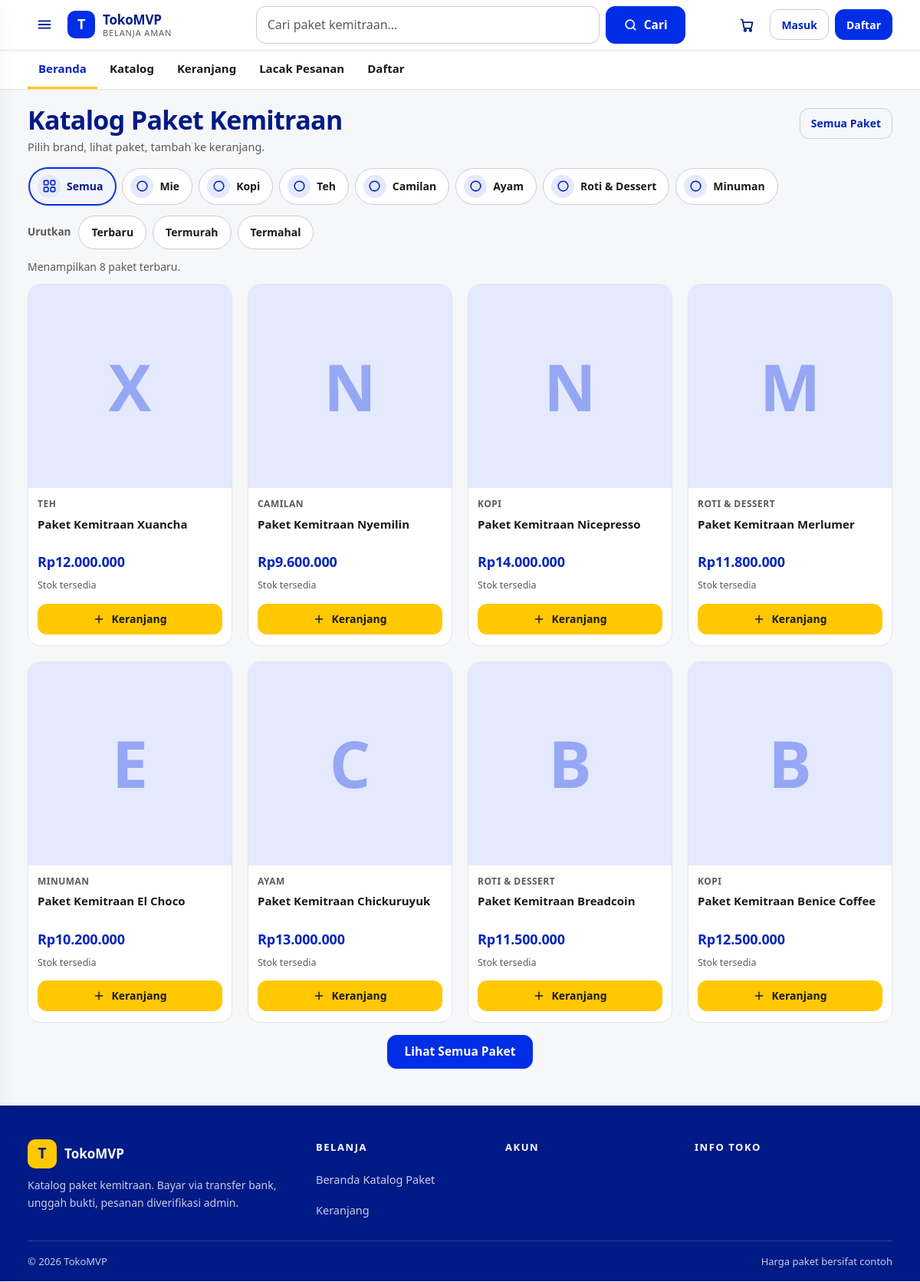
The page / on the database its author committed.
### tables this page shows
CREATE TABLE categories (
  id INT UNSIGNED AUTO_INCREMENT PRIMARY KEY,
  name VARCHAR(120) NOT NULL,
  slug VARCHAR(150) NOT NULL,
  parent_id INT UNSIGNED NULL,
  created_at DATETIME NOT NULL DEFAULT CURRENT_TIMESTAMP,
  UNIQUE KEY uq_cat_slug (slug),
  CONSTRAINT fk_cat_parent FOREIGN KEY (parent_id) REFERENCES categories(id) ON DELETE SET NULL
);

CREATE TABLE products (
  id INT UNSIGNED AUTO_INCREMENT PRIMARY KEY,
  category_id INT UNSIGNED NULL,
  name VARCHAR(200) NOT NULL,
  slug VARCHAR(220) NOT NULL,
  sku VARCHAR(80) NOT NULL,
  description TEXT NULL,
  price INT UNSIGNED NOT NULL DEFAULT 0 COMMENT 'IDR, harga dasar',
  compare_price INT UNSIGNED NULL,
  weight_gram INT UNSIGNED NOT NULL DEFAULT 0,
  status ENUM('draft','published','archived') NOT NULL DEFAULT 'draft',
  created_at DATETIME NOT NULL DEFAULT CURRENT_TIMESTAMP,
  updated_at DATETIME NOT NULL DEFAULT CURRENT_TIMESTAMP ON UPDATE CURRENT_TIMESTAMP,
  UNIQUE KEY uq_products_slug (slug),
  UNIQUE KEY uq_products_sku (sku),
  KEY idx_products_status (status),
  KEY idx_products_cat (category_id),
  FULLTEXT KEY ft_products (name, description),
  CONSTRAINT fk_prod_cat FOREIGN KEY (category_id) REFERENCES categories(id) ON DELETE SET NULL
);

### app/Controllers/StoreController.php (called while the page is built, shortened)
<?php
class StoreController
{
    private array $config;
    public function __construct()
    {
        $this->config = require Database::configPath();
    }
    private function base(string $title, string $desc = ''): array
    {
        return [
            'title' => $title,
            'meta_desc' => $desc ?: 'Belanja produk berkualitas dengan pengiriman ke seluruh Indonesia.',
            'canonical' => $this->config['app']['site_url'] . ($_SERVER['REQUEST_URI'] ?? '/'),
            'user' => Auth::user(),
            'config' => $this->config,
            'flash_success' => \App\Core\Helpers::flash('success'),
            'flash_error' => \App\Core\Helpers::flash('error'),
        ];
    }
    public function home(array $p = []): void
    {
        $latest = Product::list([], 1, 8);
        $cats = Product::categories();
        View::layout('store/home', $this->base('Belanja Online Mudah dan Aman') + [
            'products' => $latest['items'], 'categories' => $cats,
        ]);
    }
}

### public/index.php (called while the page is built, shortened)
<?php
$appRoot = dirname(__DIR__) . '/app';
$configFile = $appRoot . '/Config/config.php';
if (!file_exists($configFile)) {
    $configFile = $appRoot . '/Config/config.example.php';
}
$config = require $configFile;
$debug = !empty($config['app']['debug']);
$logDir = dirname(__DIR__) . '/storage/logs';
$errorLog = $logDir . '/php-errors.log';
spl_autoload_register(function (string $class) use ($appRoot): void {
    $rel = str_replace('\\', '/', substr($class, 4)) . '.php';
    $file = $appRoot . '/' . $rel;
});
$router = new App\Core\Router();
$router->get('/', [StoreController::class, 'home']);
$router->get('/products', [StoreController::class, 'catalog']);
$router->get('/search', [StoreController::class, 'search']);
$router->get('/categories/{slug}', [StoreController::class, 'category']);
$router->get('/products/{slug}', [StoreController::class, 'product']);
$router->get('/sitemap.xml', [StoreController::class, 'sitemap']);
$router->get('/robots.txt', [StoreController::class, 'robots']);
$router->get('/cart', [CartController::class, 'show']);
$router->post('/cart/add', [CartController::class, 'add']);
$router->post('/cart/update', [CartController::class, 'update']);
$router->post('/cart/clear', [CartController::class, 'clear']);
$router->get('/login', [AuthController::class, 'showLogin']);
$router->post('/login', [AuthController::class, 'login']);
$router->get('/login/2fa', [AuthController::class, 'showTwoFa']);
$router->post('/login/2fa', [AuthController::class, 'verifyTwoFa']);
$router->get('/register', [AuthController::class, 'showRegister']);
$router->post('/register', [AuthController::class, 'register']);
$router->post('/logout', [AuthController::class, 'logout']);
$router->get('/forgot-password', [AuthController::class, 'showForgot']);
$router->post('/forgot-password', [AuthController::class, 'forgot']);
$router->get('/reset-password', [AuthController::class, 'showReset']);
$router->post('/reset-password', [AuthController::class, 'reset']);
$router->get('/checkout', [CheckoutController::class, 'show']);
$router->post('/checkout/address', [CheckoutController::class, 'saveAddress']);
$router->post('/checkout/place', [CheckoutController::class, 'place']);
$router->get('/api/destinations', [CheckoutController::class, 'destSearch']);
$router->get('/api/shipping-cost', [CheckoutController::class, 'shipCost']);
$router->post('/api/promo-check', [CheckoutController::class, 'promoCheck']);
$router->get('/orders/{code}/payment', [CheckoutController::class, 'paymentPage']);
$router->post('/orders/{code}/payment/proof', [CheckoutController::class, 'uploadProof']);
$router->get('/proof/{id}', [CheckoutController::class, 'serveProof']);
$router->get('/account/orders', [AccountController::class, 'orders']);
$router->get('/account/orders/{code}', [AccountController::class, 'orderDetail']);
$router->post('/account/orders/{code}/reorder', [AccountController::class, 'reorder']);
$router->post('/account/orders/{code}/cancel', [AccountController::class, 'cancel']);
$router->get('/account/orders/{code}/track', [AccountController::class, 'track']);
$router->get('/account/addresses', [AccountController::class, 'addresses']);
$router->get('/account/profile', [AccountController::class, 'profile']);
$router->post('/account/profile', [AccountController::class, 'updateProfile']);
$router->get('/account/2fa', [AccountController::class, 'twoFa']);
$router->post('/account/2fa/enable', [AccountController::class, 'enableTwoFa']);
$router->post('/account/2fa/disable', [AccountController::class, 'disableTwoFa']);
$router->get('/admin', [AdminController::class, 'dashboard']);
$router->get('/admin/products', [AdminController::class, 'products']);
$router->get('/admin/products/new', [AdminController::class, 'productForm']);
$router->get('/admin/products/{id}/edit', [AdminController::class, 'productForm']);
$router->post('/admin/products/save', [AdminController::class, 'productSave']);
$router->post('/admin/stock/adjust', [AdminController::class, 'adjustStock']);
$router->get('/admin/orders', [AdminController::class, 'orders']);
$router->get('/admin/orders/{code}', [AdminController::class, 'orderDetail']);
$router->post('/admin/orders/{code}/transition', [AdminController::class, 'transition']);
$router->get('/admin/payments', [AdminController::class, 'payments']);
$router->post('/admin/orders/{code}/verify', [AdminController::class, 'verifyPayment']);
$router->get('/admin/banks', [AdminController::class, 'banks']);
$router->post('/admin/banks/save', [AdminController::class, 'bankSave']);
$router->get('/admin/audit-logs', [AdminController::class, 'auditLogs']);
$router->get('/dev/health', [DevController::class, 'health']);
$router->get('/dev/logs', [DevController::class, 'logs']);
$router->get('/dev/jobs', [DevController::class, 'jobs']);
$router->post('/dev/jobs/{id}/retry', [DevController::class, 'retryJob']);
$router->get('/dev/audit-logs', [DevController::class, 'auditLogs']);
try {
    $router->dispatch($_SERVER['REQUEST_METHOD'] ?? 'GET', $_SERVER['REQUEST_URI'] ?? '/');
} catch (Throwable $e) {
    @file_put_contents(
        $errorLog,
        date('Y-m-d H:i:s') . ' [DISPATCH] ' . $e->getMessage() . ' @ ' . $e->getFile() . ':' . $e->getLine() . "\n",
        FILE_APPEND | LOCK_EX
    );
    if (!headers_sent()) {
        http_response_code(500);
    }
    if ($debug) {
        echo '<h1>Error</h1><pre>' . htmlspecialchars($e->getMessage()) . '</pre>';
    } else {
        echo View::render('errors/500', ['title' => 'Terjadi kesalahan']);
    }
}

### app/Core/Database.php (called while the page is built, shortened)
<?php
class Database
{
    private static ?PDO $pdo = null;
    public static function pdo(array $config = []): PDO
    {
        if (self::$pdo !== null) {
            return self::$pdo;
        }
        $cfg = $config ?: require self::configPath();
        $db = $cfg['db'];
        $dsn = sprintf(
            'mysql:host=%s;port=%d;dbname=%s;charset=%s',
            $db['host'],
            (int)($db['port'] ?? 3306),
            $db['name'],
            $db['charset'] ?? 'utf8mb4'
        );
        $pdo = new PDO($dsn, $db['user'], $db['pass'], [
            PDO::ATTR_ERRMODE => PDO::ERRMODE_EXCEPTION,
            PDO::ATTR_DEFAULT_FETCH_MODE => PDO::FETCH_ASSOC,
            PDO::ATTR_EMULATE_PREPARES => false,
        ]);
        self::$pdo = $pdo;
        return $pdo;
    }
    public static function configPath(): string
    {
        $p = dirname(__DIR__) . '/Config/config.php';
        if (!file_exists($p)) {
            $p = dirname(__DIR__) . '/Config/config.example.php';
        }
        return $p;
    }
}

### app/Models/Product.php (called while the page is built, shortened)
<?php
class Product
{
    public static function list(array $filters = [], int $page = 1, int $perPage = 12): array
    {
        $where = ["p.status = 'published'"];
        $params = [];
        $sort = match ($filters['sort'] ?? 'newest') {
            'price_asc' => 'p.price ASC',
            'price_desc' => 'p.price DESC',
            default => 'p.id DESC',
        };
        $w = implode(' AND ', $where);
        $off = ($page - 1) * $perPage;
        $sql = "SELECT p.*, c.name AS category_name, c.slug AS category_slug
                FROM products p LEFT JOIN categories c ON c.id = p.category_id
                WHERE {$w} ORDER BY {$sort} LIMIT :l OFFSET :o";
        $st = Database::pdo()->prepare($sql);
        $st->bindValue(':l', $perPage, PDO::PARAM_INT);
        $st->bindValue(':o', $off, PDO::PARAM_INT);
        $st->execute();
        $items = $st->fetchAll();
        $cst = Database::pdo()->prepare("SELECT COUNT(*) FROM products p LEFT JOIN categories c ON c.id = p.category_id WHERE {$w}");
        $cst->execute();
        return ['items' => $items, 'total' => (int)$cst->fetchColumn()];
    }
    public static function categories(): array
    {
        return Database::pdo()->query('SELECT * FROM categories ORDER BY name')->fetchAll();
    }
}

### app/Core/Helpers.php (called while the page is built, shortened)
<?php
class Helpers
{
    public static function rupiah(int|float $n): string
    {
        return 'Rp' . number_format((float)$n, 0, ',', '.');
    }
}

### app/Views/store/_card.php (the view, shortened to what this page needs)
<?php
$brand = preg_replace('/^paket kemitraan\s+/i', '', trim($p['name'] ?? ''));
$initial = mb_strtoupper(mb_substr($brand !== '' ? $brand : trim($p['name'] ?? '?'), 0, 1));
$stock = (int)($stock ?? 0);
$stockCls = $stock <= 0 ? ' is-out' : ($stock <= 5 ? ' is-low' : '');
$stockTxt = $stock <= 0 ? 'Habis' : ($stock <= 5 ? 'Sisa ' . $stock : 'Stok tersedia');
?>
<article class="p-card">
  <a class="p-media" href="/products/<?= View::e($p['slug']) ?>" aria-label="<?= View::e($p['name']) ?>">
    <span class="p-ph" aria-hidden="true"><span class="p-ph__mark"><?= View::e($initial) ?></span></span>
  </a>
  <div class="p-body">
    <span class="p-cat"><?= View::e($p['category_name'] ?? '') ?></span>
    <a class="p-name" href="/products/<?= View::e($p['slug']) ?>"><?= View::e($p['name']) ?></a>
    <span class="p-price"><?= Helpers::rupiah($p['price']) ?></span>
    <span class="p-stock<?= $stockCls ?>"><?= View::e($stockTxt) ?></span>
    <div class="p-foot">
      <?php if (!empty($vid) && $stock > 0): ?>
      <form method="post" action="/cart/add">
        <button class="btn btn--buy btn--sm btn--block" type="submit">
          <svg width="16" height="16" viewBox="0 0 24 24" fill="none" stroke="currentColor" stroke-width="2.2" stroke-linecap="round" aria-hidden="true"><path d="M12 5v14M5 12h14"/></svg>
          Keranjang
        </button>
      </form>
      <?php else: ?>
        <a class="btn btn--ghost btn--sm btn--block" href="/products/<?= View::e($p['slug']) ?>">Lihat Detail</a>
      <?php endif; ?>
    </div>
  </div>
</article>

### app/Views/store/home.php (shortened to what this page needs)
<?php
$map = [];
try {
  $ids = array_values(array_filter(array_map(fn($p) => (int)$p['id'], $products ?? [])));
  if ($ids) {
    $in = implode(',', $ids);
    $st = \App\Core\Database::pdo()->query(
      "SELECT product_id, MIN(id) AS vid, COALESCE(SUM(stock),0) AS stock FROM product_variants WHERE product_id IN ({$in}) AND status = 'active' GROUP BY product_id"
    );
    foreach ($st->fetchAll() as $r) { $map[(int)$r['product_id']] = ['vid' => (int)$r['vid'], 'stock' => (int)$r['stock']]; }
  }
} catch (\Throwable) { $map = []; }
$catOrder = ['mie', 'kopi', 'teh', 'camilan', 'ayam', 'roti-dessert', 'minuman'];
$cats = array_values($categories ?? []);
usort($cats, fn($a, $b) => (array_search($a['slug'], $catOrder) <=> array_search($b['slug'], $catOrder)));
$catIcon = [
  'mie' => '<path d="M4 12h16a8 8 0 0 1-16 0z"/><path d="M8 12V6m3 6V5m3 7V6m3 6v-3"/>',
  'kopi' => '<path d="M5 9h11v6a5 5 0 0 1-5 5h-1a5 5 0 0 1-5-5z"/><path d="M16 10h2a2.5 2.5 0 0 1 0 5h-2"/>',
  'teh' => '<path d="M7 9h10l-1.5 10h-7z"/><path d="M9 9c0-3 6-3 6 0"/>',
  'camilan' => '<path d="M6 9h12l-1.5 9h-9z"/><path d="M9 5l6 0M12 5V3"/>',
  'ayam' => '<circle cx="10" cy="14" r="5"/><path d="M14 11l5-5m-2 0h3v3"/>',
  'roti-dessert' => '<path d="M5 13a4 4 0 0 1 4-4h8a4 4 0 0 1 0 8H9a4 4 0 0 1-4-4z"/>',
  'minuman' => '<path d="M10 3h4v4l2 4v8a2 2 0 0 1-2 2h-4a2 2 0 0 1-2-2v-8l2-4z"/><path d="M10 12h4"/>',
];
?>
<div class="wrap page shop">
  <div class="shop-head">
    <div>
      <h1 class="shop-title">Katalog Paket Kemitraan</h1>
      <p class="muted shop-sub">Pilih brand, lihat paket, tambah ke keranjang.</p>
    </div>
    <a href="/products" class="btn btn--ghost btn--sm shop-all">Semua Paket</a>
  </div>
  <nav class="catstrip" aria-label="Kategori paket">
    <a class="catchip is-active" href="/products" aria-current="page">
      <span class="catchip__icon" aria-hidden="true"></span>
      <span>Semua</span>
    </a>
    <?php foreach ($cats as $c): ?>
      <a class="catchip" href="/products?category=<?= View::e($c['slug']) ?>">
        <span class="catchip__icon" aria-hidden="true"><svg width="19" height="19" viewBox="0 0 24 24" fill="none" stroke="currentColor" stroke-width="2" stroke-linecap="round" stroke-linejoin="round" aria-hidden="true"><?= $catIcon[$c['slug']] ?? '<circle cx="12" cy="12" r="8"/>' ?></svg></span>
        <span><?= View::e($c['name']) ?></span>
      </a>
    <?php endforeach; ?>
  </nav>
  <div class="sortbar" role="navigation" aria-label="Urutkan">
    <span class="sortbar__label">Urutkan</span>
    <a href="/products?sort=newest">Terbaru</a>
    <a href="/products?sort=price_asc">Termurah</a>
    <a href="/products?sort=price_desc">Termahal</a>
  </div>
  <?php if (!empty($products)): ?>
    <p class="result-count" role="status">Menampilkan <?= count($products) ?> paket terbaru.</p>
    <div class="grid grid--prods">
      <?php foreach ($products as $p):
        $m = $map[(int)$p['id']] ?? ['vid' => null, 'stock' => 0];
        echo View::render('store/_card', ['p' => $p, 'vid' => $m['vid'], 'stock' => $m['stock']]);
      endforeach; ?>
    </div>
    <div class="center mt-4"><a href="/products" class="btn btn--primary">Lihat Semua Paket</a></div>
  <?php else: ?>
    <div class="empty"><h2>Belum ada paket</h2><p class="muted">Stok sedang disiapkan. Kembali lagi nanti.</p></div>
  <?php endif; ?>
</div>

### app/Core/Router.php (shortened to what this page needs)
<?php
class Router
{
    private array $routes = [];
    private function add(string $method, string $path, callable|array $handler): void
    {
        $this->routes[] = [$method, $this->compile($path), $handler];
    }
    private function compile(string $path): string
    {
        $regex = preg_replace('#\{([a-zA-Z_][a-zA-Z0-9_]*)\}#', '(?P<$1>[^/]+)', $path);
        return '#^' . $regex . '$#';
    }
    public function dispatch(string $method, string $uri): void
    {
        $path = parse_url($uri, PHP_URL_PATH) ?? '/';
        foreach ($this->routes as [$m, $regex, $handler]) {
            if (preg_match($regex, $path, $matches)) {
                $params = array_filter($matches, 'is_string', ARRAY_FILTER_USE_KEY);
                if (is_array($handler)) {
                    [$class, $fn] = $handler;
                    (new $class())->$fn($params);
                } else {
                    $handler($params);
                }
                return;
            }
        }
    }
}

### rows shown on the page
categories: name "Mie"
categories: name "Kopi"
categories: name "Teh"
categories: name "Camilan"
categories: name "Ayam"
categories: name "Roti & Dessert"
categories: name "Minuman"
products: name "X", category.name "TEH", name "Paket Kemitraan Xuancha", price "Rp12.000.000"
products: name "N", category.name "CAMILAN", name "Paket Kemitraan Nyemilin", price "Rp9.600.000"
products: name "N", category.name "KOPI", name "Paket Kemitraan Nicepresso", price "Rp14.000.000"
products: name "M", category.name "ROTI & DESSERT", name "Paket Kemitraan Merlumer", price "Rp11.800.000"
products: name "E", category.name "MINUMAN", name "Paket Kemitraan El Choco", price "Rp10.200.000"
products: name "C", category.name "AYAM", name "Paket Kemitraan Chickuruyuk", price "Rp13.000.000"
products: name "B", category.name "ROTI & DESSERT", name "Paket Kemitraan Breadcoin", price "Rp11.500.000"
products: name "B", category.name "KOPI", name "Paket Kemitraan Benice Coffee", price "Rp12.500.000"
